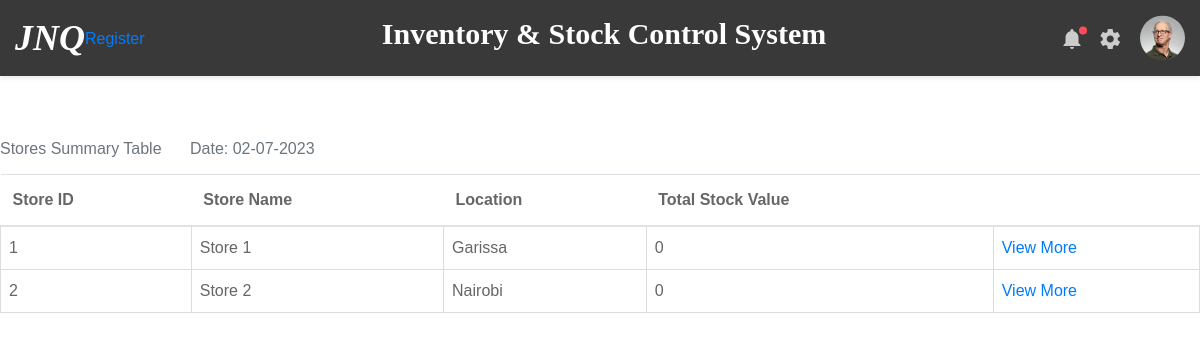
Before: /view_stores with the older database file.
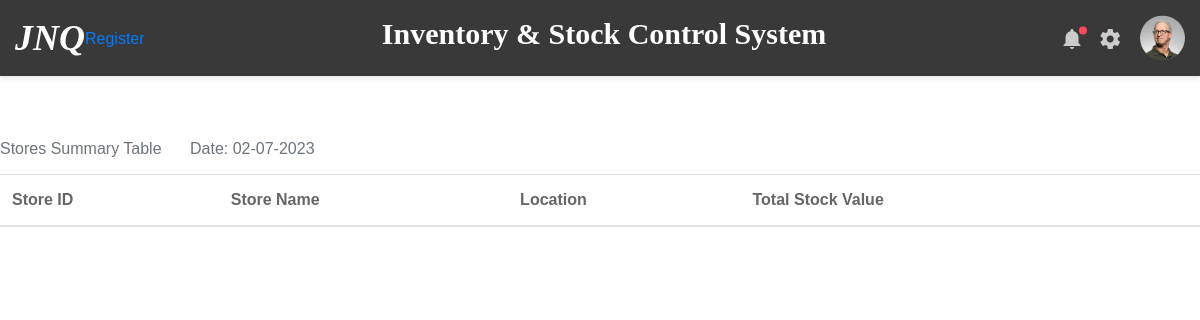
After: the same page with the newer database file.
### inventory/models.py (models this page shows)
class Store(db.Model):
    id = db.Column(db.Integer, primary_key=True)
    store_name = db.Column(db.String(60), nullable=False, unique=True)
    location = db.Column(db.String(60), nullable=False)
    date_registered = db.Column(db.DateTime, default=datetime.now())
    user_id = db.Column(db.Integer, db.ForeignKey('user.id'))
    store_stock = db.relationship('StoreStock', backref='store', lazy=True)
    stock_in = db.relationship('StockIn', backref='store', lazy=True)
    stock_out = db.relationship('StockOut', backref='store', lazy=True)

### inventory/routes.py (the view)
@app.route('/view_stores', methods=['GET', 'POST'])
def view_stores():
    stores = Store.query.all()
    date = today_date()
    store_stock_lookup = {}
    for store in stores:
        stock_value_list = []
        for product in store.store_stock:
            stock_value_list.append(product.item_value)
        total_stock_value = sum(stock_value_list)
        store_stock_lookup[store.id] = total_stock_value
    return render_template('view_stores.html', store_stock_lookup=store_stock_lookup, stores=stores, date=date)

### inventory/routes.py (called while the page is built)
def today_date():
    date_today = datetime.today().strftime('%d-%m-%Y')
    return date_today

### inventory/templates/view_stores.html
{% extends 'layout.html' %}
{% block content %}
     <table class="table">
         <caption style="caption-side: top">Stores Summary Table<span class="ml-4"> Date: {{date}}</span></caption>
          <thead>
            <tr>
              <th scope="col">Store ID</th>
              <th scope="col">Store Name</th>
              <th scope="col">Location</th>
              <th scope="col">Total Stock Value</th>
              <th scope="col"></th>
            </tr>
          </thead>
          <tbody>
          {% for store in stores %}
            <tr>
              <td>{{ store.id }}</td>
              <td>{{store.store_name }}</td>
              <td>{{store.location}}</td>
              <td>{{ store_stock_lookup[store.id] }}</td>
              <td><a href="{{ url_for('view_store', store_id=store.id )}}">View More</a></td>
            </tr>
          {% endfor %}
          </tbody>
     </table>
{% endblock %}

Changed rows visible on the page:
removed Store: id "1", store_name "Store 1", location "Garissa", store_stock_lookup "0"
removed Store: id "2", store_name "Store 2", location "Nairobi", store_stock_lookup "0"
